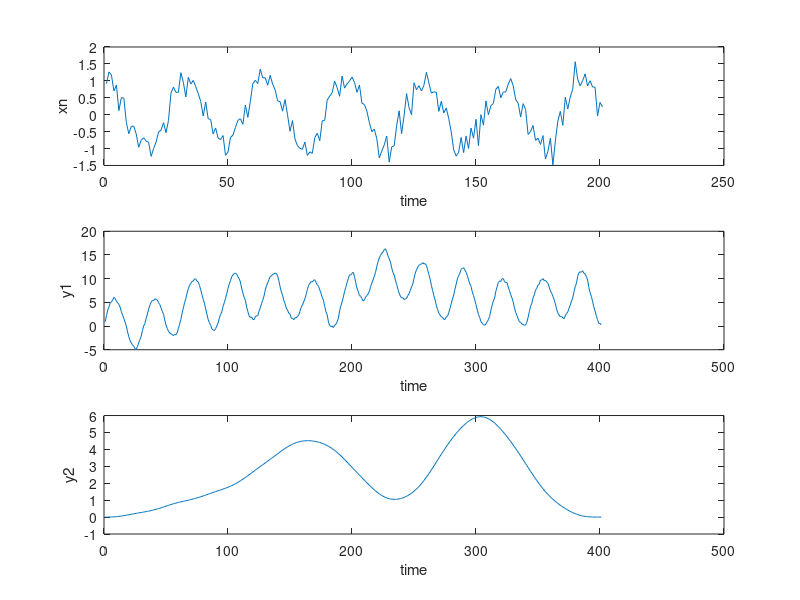

MATLAB code to generate this figure:
N=201;
n=0:200;
% xn=cos(n*pi/16)+0.25*sin(n*pi/16);
xn=cos(n*pi/16)+0.25*randn(1,201);

wn1=ones(1,N);
wn2=blackman(N);

y1=conv(xn,wn1,"full");
y2=conv(xn,wn2,"full");


figure;
subplot(3,1,1);
plot(xn);
xlabel('time')
ylabel('xn')

subplot(3,1,2);
plot(y1);
xlabel('time')
ylabel('y1')

subplot(3,1,3);
plot(y2);
xlabel('time')
ylabel('y2')
